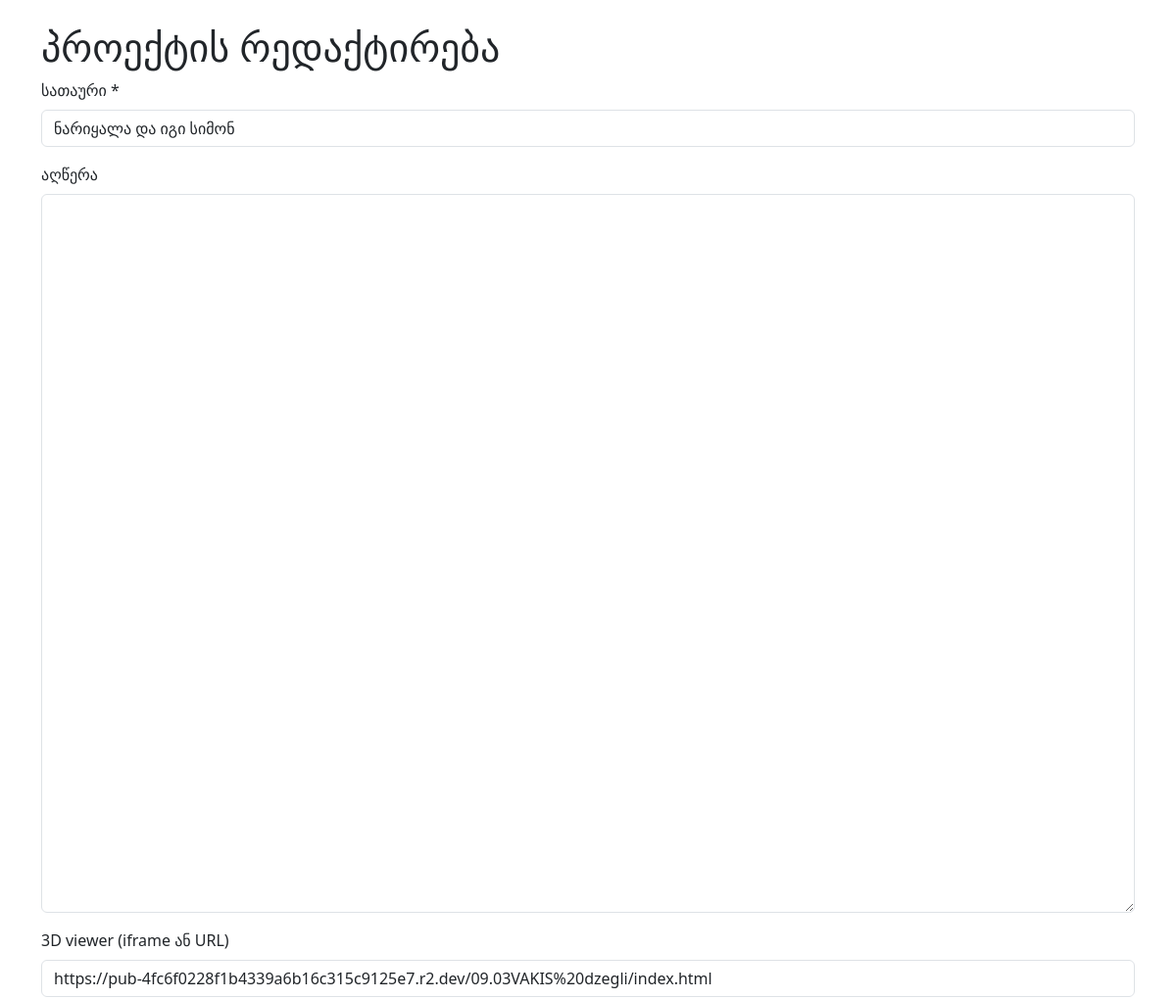
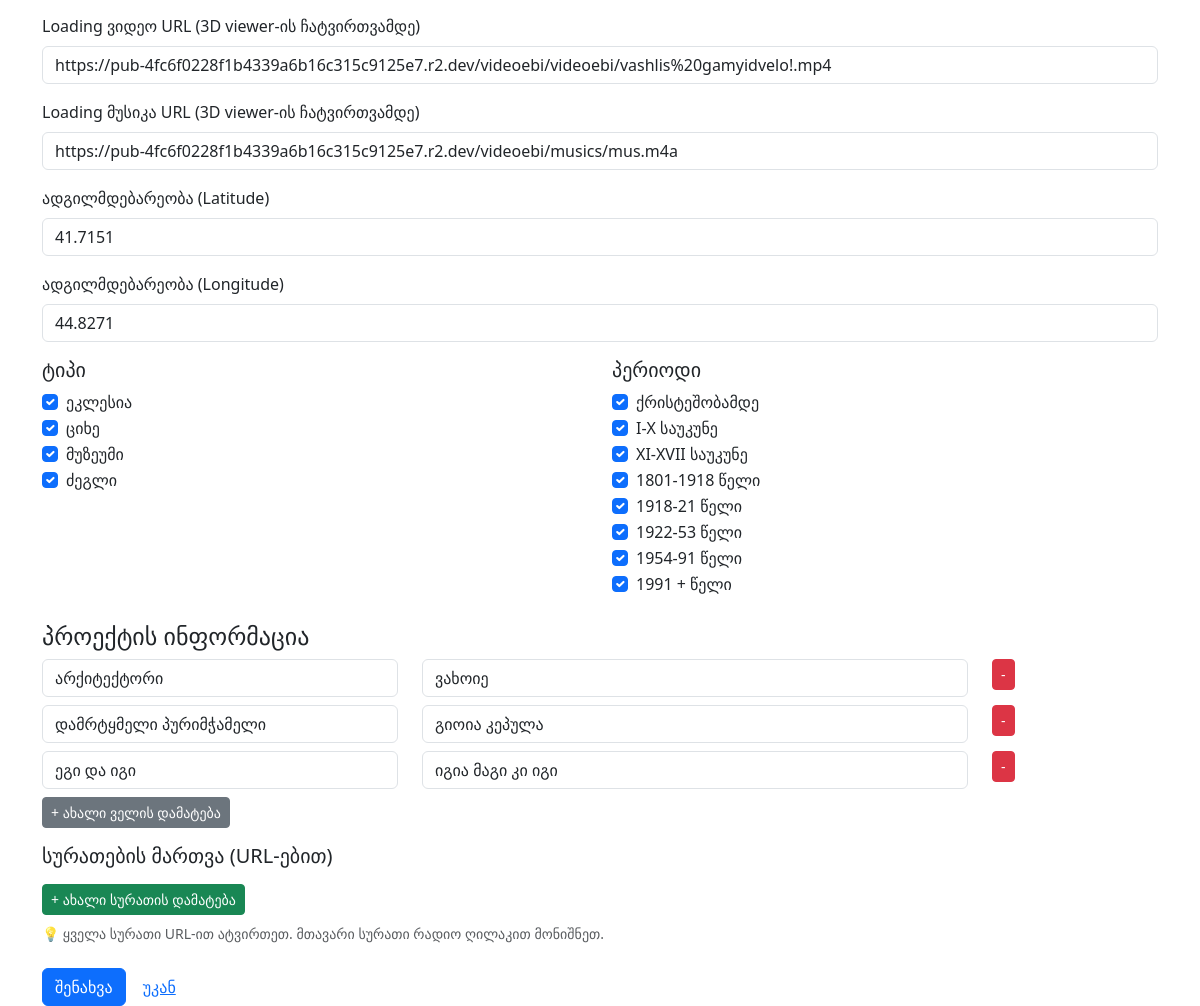
The app's page /admin/edit/project_2 (signed in) with its own data (2 pictures, top to bottom).
### models.py (models this page shows, shortened)
class Project(db.Model):
    id = db.Column(db.String(50), primary_key=True)
    title = db.Column(db.String(200), nullable=False)
    main_image = db.Column(db.Text, nullable=True)
    other_images = db.Column(db.Text, nullable=True)  # JSON array
    viewer3D = db.Column(db.Text, nullable=True)
    description = db.Column(db.Text, nullable=True)
    description_file = db.Column(db.String(100), nullable=True)
    folder = db.Column(db.String(100), nullable=True)
    latitude = db.Column(db.String(50), nullable=True)
    longitude = db.Column(db.String(50), nullable=True)
    documents = db.Column(db.Text, nullable=True)  # JSON array
    loading_video = db.Column(db.Text, nullable=True)
    loading_audio = db.Column(db.Text, nullable=True)
    project_info = db.Column(db.Text, nullable=True)  # JSON object
    type_categories = db.Column(db.Text, nullable=True)  # JSON array
    period_categories = db.Column(db.Text, nullable=True)  # JSON array
    created_at = db.Column(db.DateTime, default=datetime.utcnow)
    updated_at = db.Column(db.DateTime, default=datetime.utcnow, onupdate=datetime.utcnow)

### app.py (the view, shortened to what this page needs)
@app.route('/admin/edit/<project_id>', methods=['GET', 'POST'])
@admin_required
def edit_project(project_id):
    projects = load_projects()
    project = next((p for p in projects if p['id'] == project_id), None)
    if not project:
        flash('პროექტი ვერ მოიძებნა.', 'error')
        return redirect(url_for('admin_panel'))
    project_path = os.path.join(PROJECTS_DIR, project_id)
    description_path = os.path.join(project_path, 'description.txt')
    description = ''
    if os.path.exists(description_path):
        with open(description_path, 'r', encoding='utf-8') as f:
            description = clean_description(f.read())
    return render_template('edit_project.html', project=project, description=description)

### app.py (called while the page is built)
def admin_required(f):
    @wraps(f)
    def decorated_function(*args, **kwargs):
        if not session.get('logged_in'):
            return redirect(url_for('admin_login', next=request.url))
        return f(*args, **kwargs)
    return decorated_function

### templates/edit_project.html (shortened to what this page needs)
<!DOCTYPE html>
<html lang="ka">
<head>
    <link rel="stylesheet" href="https://cdn.jsdelivr.net/npm/bootstrap@5.3.0/dist/css/bootstrap.min.css">
</head>
<body>
<div class="container mt-4">
    <h1>პროექტის რედაქტირება</h1>
    <form method="post" enctype="multipart/form-data">
        <div class="mb-3">
            <label class="form-label">სათაური *</label>
            <input type="text" name="title" class="form-control" value="{{ project.title }}" required>
        </div>
        <div class="mb-3">
            <label class="form-label">აღწერა</label>
            <textarea name="description" class="form-control" rows="30">{{ description }}</textarea>
        </div>
        <div class="mb-3">
            <label class="form-label">3D viewer (iframe ან URL)</label>
            <input type="text" name="viewer3d" class="form-control" value="{{ project.viewer3D }}">
        </div>
        <div class="mb-3">
            <label class="form-label">Loading ვიდეო URL (3D viewer-ის ჩატვირთვამდე)</label>
            <input type="text" name="loading_video" class="form-control" value="{{ project.loading_video|default('') }}" placeholder="მაგ: https://example.com/loading-video.mp4">
        </div>
        <div class="mb-3">
            <label class="form-label">Loading მუსიკა URL (3D viewer-ის ჩატვირთვამდე)</label>
            <input type="text" name="loading_audio" class="form-control" value="{{ project.loading_audio|default('') }}" placeholder="მაგ: https://example.com/loading-music.mp3">
        </div>
        <div class="mb-3">
            <label class="form-label">ადგილმდებარეობა (Latitude)</label>
            <input type="text" name="latitude" class="form-control" value="{{ project.latitude|default('') }}" placeholder="მაგ: 41.7151">
        </div>
        <div class="mb-3">
            <label class="form-label">ადგილმდებარეობა (Longitude)</label>
            <input type="text" name="longitude" class="form-control" value="{{ project.longitude|default('') }}" placeholder="მაგ: 44.8271">
        </div>
        <div class="row mb-4">
            <div class="col-md-6">
                <h5>ტიპი</h5>
                <div class="form-check">
                    <input class="form-check-input" type="checkbox" name="type_categories" value="ეკლესია" id="type_church"
                           {% if project.type_categories and 'ეკლესია' in project.type_categories %}checked{% endif %}>
                    <label class="form-check-label" for="type_church">ეკლესია</label>
                </div>
                <div class="form-check">
                    <input class="form-check-input" type="checkbox" name="type_categories" value="ციხე" id="type_fortress"
                           {% if project.type_categories and 'ციხე' in project.type_categories %}checked{% endif %}>
                    <label class="form-check-label" for="type_fortress">ციხე</label>
                </div>
                <div class="form-check">
                    <input class="form-check-input" type="checkbox" name="type_categories" value="მუზეუმი" id="type_museum"
                           {% if project.type_categories and 'მუზეუმი' in project.type_categories %}checked{% endif %}>
                    <label class="form-check-label" for="type_museum">მუზეუმი</label>
                </div>
                <div class="form-check">
                    <input class="form-check-input" type="checkbox" name="type_categories" value="ძეგლი" id="type_monument"
                           {% if project.type_categories and 'ძეგლი' in project.type_categories %}checked{% endif %}>
                    <label class="form-check-label" for="type_monument">ძეგლი</label>
                </div>
            </div>
            <div class="col-md-6">
                <h5>პერიოდი</h5>
                <div class="form-check">
                    <input class="form-check-input" type="checkbox" name="period_categories" value="ქრისტეშობამდე" id="period_bc"
                           {% if project.period_categories and 'ქრისტეშობამდე' in project.period_categories %}checked{% endif %}>
                    <label class="form-check-label" for="period_bc">ქრისტეშობამდე</label>
                </div>
                <div class="form-check">
                    <input class="form-check-input" type="checkbox" name="period_categories" value="I-X საუკუნე" id="period_1_10"
                           {% if project.period_categories and 'I-X საუკუნე' in project.period_categories %}checked{% endif %}>
                    <label class="form-check-label" for="period_1_10">I-X საუკუნე</label>
                </div>
                <div class="form-check">
                    <input class="form-check-input" type="checkbox" name="period_categories" value="XI-XVII საუკუნე" id="period_11_17"
                           {% if project.period_categories and 'XI-XVII საუკუნე' in project.period_categories %}checked{% endif %}>
                    <label class="form-check-label" for="period_11_17">XI-XVII საუკუნე</label>
                </div>
                <div class="form-check">
                    <input class="form-check-input" type="checkbox" name="period_categories" value="1801-1918 წელი" id="period_1801_1918"
                           {% if project.period_categories and '1801-1918 წელი' in project.period_categories %}checked{% endif %}>
                    <label class="form-check-label" for="period_1801_1918">1801-1918 წელი</label>
                </div>
                <div class="form-check">
                    <input class="form-check-input" type="checkbox" name="period_categories" value="1918-21 წელი" id="period_1918_21"
                           {% if project.period_categories and '1918-21 წელი' in project.period_categories %}checked{% endif %}>
                    <label class="form-check-label" for="period_1918_21">1918-21 წელი</label>
                </div>
                <div class="form-check">
                    <input class="form-check-input" type="checkbox" name="period_categories" value="1922-53 წელი" id="period_1922_53"
                           {% if project.period_categories and '1922-53 წელი' in project.period_categories %}checked{% endif %}>
                    <label class="form-check-label" for="period_1922_53">1922-53 წელი</label>
                </div>
                <div class="form-check">
                    <input class="form-check-input" type="checkbox" name="period_categories" value="1954-91 წელი" id="period_1954_91"
                           {% if project.period_categories and '1954-91 წელი' in project.period_categories %}checked{% endif %}>
                    <label class="form-check-label" for="period_1954_91">1954-91 წელი</label>
                </div>
                <div class="form-check">
                    <input class="form-check-input" type="checkbox" name="period_categories" value="1991 + წელი" id="period_1991_plus"
                           {% if project.period_categories and '1991 + წელი' in project.period_categories %}checked{% endif %}>
                    <label class="form-check-label" for="period_1991_plus">1991 + წელი</label>
                </div>
            </div>
        </div>
        <h4>პროექტის ინფორმაცია</h4>
        <div id="projectInfo">
            {% if project.project_info %}
                {% for key, value in project.project_info.items() %}
                <div class="mb-2 info-pair">
                    <div class="row">
                        <div class="col-md-4">
                            <input type="text" name="info_key_{{ loop.index0 }}" class="form-control" value="{{ key }}" placeholder="ველის სახელი">
                        </div>
                        <div class="col-md-6">
                            <input type="text" name="info_value_{{ loop.index0 }}" class="form-control" value="{{ value }}" placeholder="მნიშვნელობა">
                        </div>
                        <div class="col-md-2">
                            <button type="button" class="btn btn-danger btn-sm remove-info">-</button>
                        </div>
                    </div>
                </div>
                {% endfor %}
            {% endif %}
        </div>
        <button type="button" id="addInfo" class="btn btn-secondary btn-sm mb-3">+ ახალი ველის დამატება</button>
        <div class="mb-4">
            <h5>სურათების მართვა (URL-ებით)</h5>
            <div class="row mt-3">
                <div class="col-md-12">
                    <button type="button" id="addImageUrl" class="btn btn-success btn-sm">+ ახალი სურათის დამატება</button>
                    <small class="text-muted d-block mt-2">
                        💡 ყველა სურათი URL-ით ატვირთეთ. მთავარი სურათი რადიო ღილაკით მონიშნეთ.
                    </small>
                </div>
            </div>
        </div>
        <button type="submit" class="btn btn-primary">შენახვა</button>
        <a href="/admin/panel" class="btn btn-link">უკან</a>
    </form>
</div>
</body>
</html>

### records on screen
Project: title "ნარიყალა და იგი სიმონ", viewer3d "https://pub-4fc6f0228f1b4339a6b16c315c9125e7.r2.dev/09.03VAKIS%20dzegli/index.html", loading_video "https://pub-4fc6f0228f1b4339a6b16c315c9125e7.r2.dev/videoebi/videoebi/vashlis%20gamyidvelo!.mp4", loading_audio "https://pub-4fc6f0228f1b4339a6b16c315c9125e7.r2.dev/videoebi/musics/mus.m4a", latitude "41.7151", longitude "44.8271"
